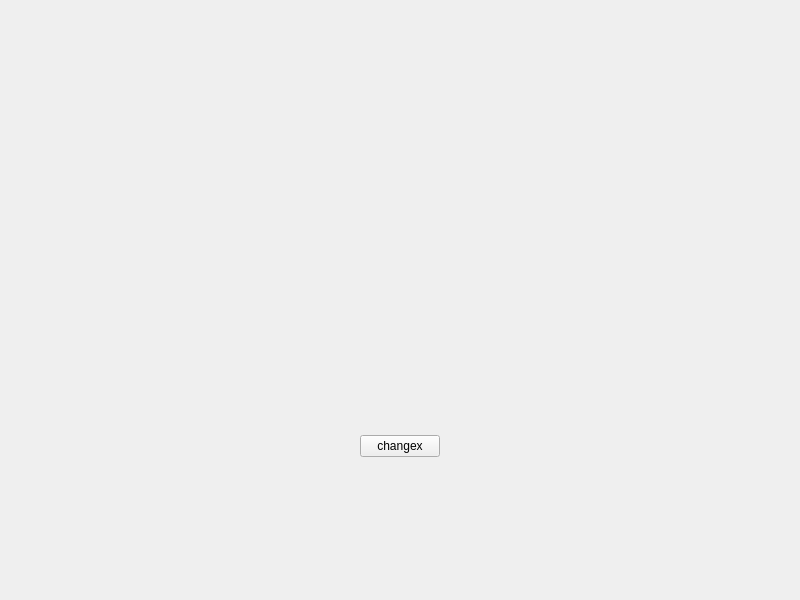
<?xml version="1.0" encoding="UTF-8"?>
<ui version="4.0">
 <class>Widget</class>
 <widget class="QWidget" name="Widget">
  <property name="geometry">
   <rect>
    <x>0</x>
    <y>0</y>
    <width>800</width>
    <height>600</height>
   </rect>
  </property>
  <property name="windowTitle">
   <string>Widget</string>
  </property>
  <layout class="QVBoxLayout" name="verticalLayout">
   <item>
    <widget class="QWidget" name="widget_2" native="true"/>
   </item>
   <item>
    <widget class="QWidget" name="widget" native="true">
     <layout class="QHBoxLayout" name="horizontalLayout">
      <item>
       <spacer name="horizontalSpacer">
        <property name="orientation">
         <enum>Qt::Horizontal</enum>
        </property>
        <property name="sizeHint" stdset="0">
         <size>
          <width>40</width>
          <height>20</height>
         </size>
        </property>
       </spacer>
      </item>
      <item>
       <widget class="QPushButton" name="pushButton">
        <property name="text">
         <string>changex</string>
        </property>
       </widget>
      </item>
      <item>
       <spacer name="horizontalSpacer_2">
        <property name="orientation">
         <enum>Qt::Horizontal</enum>
        </property>
        <property name="sizeHint" stdset="0">
         <size>
          <width>326</width>
          <height>20</height>
         </size>
        </property>
       </spacer>
      </item>
     </layout>
    </widget>
   </item>
  </layout>
 </widget>
 <resources/>
 <connections/>
</ui>
